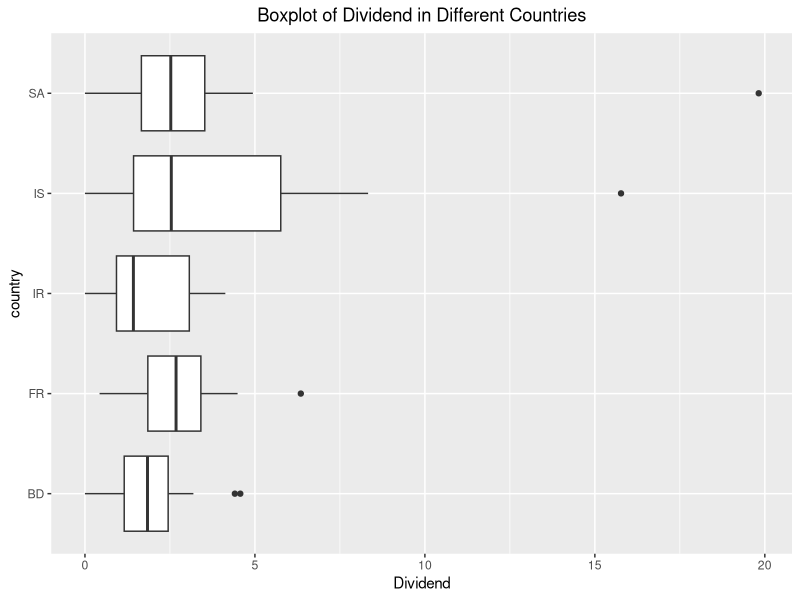
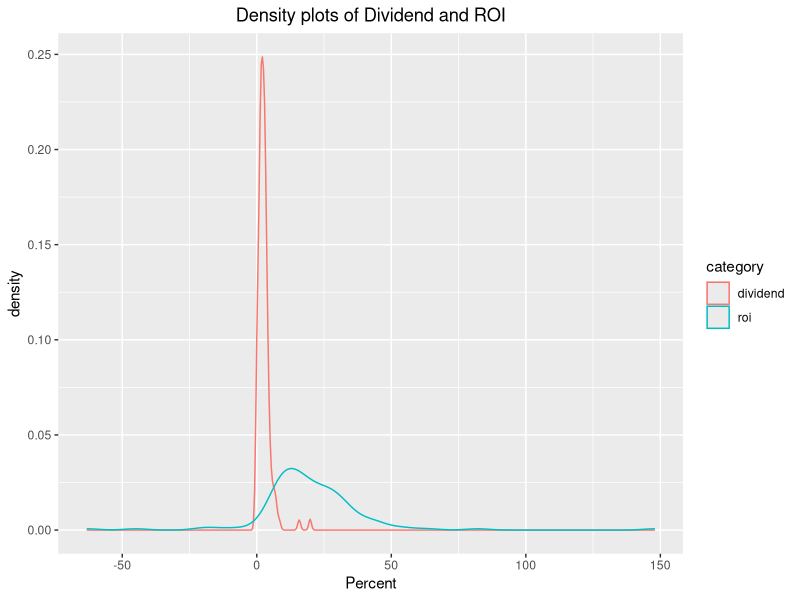
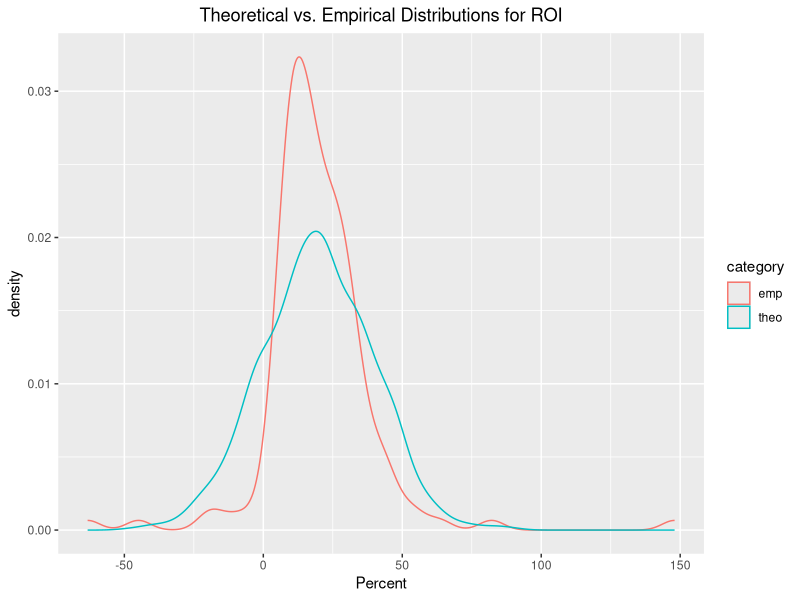
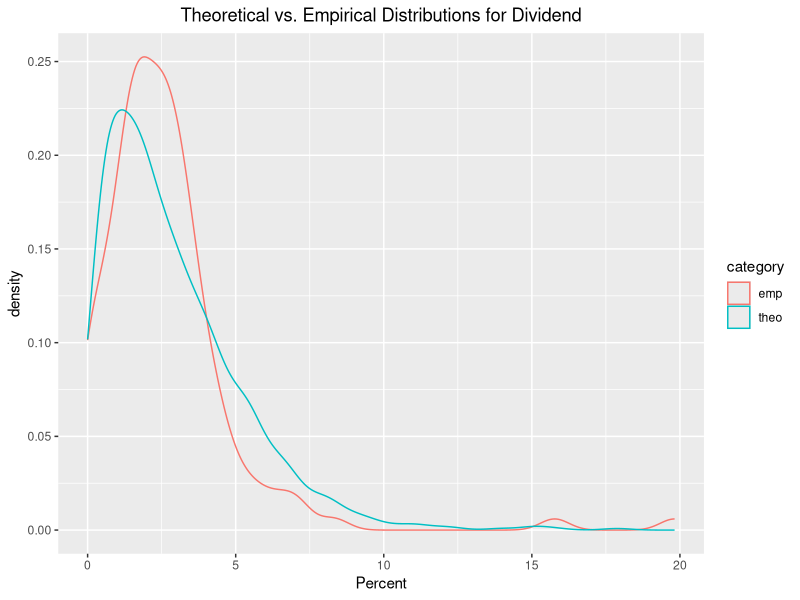
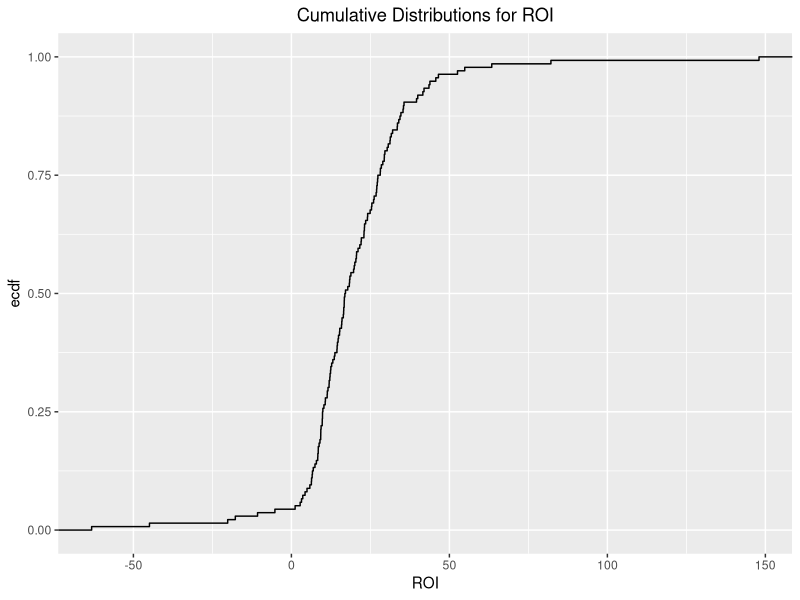
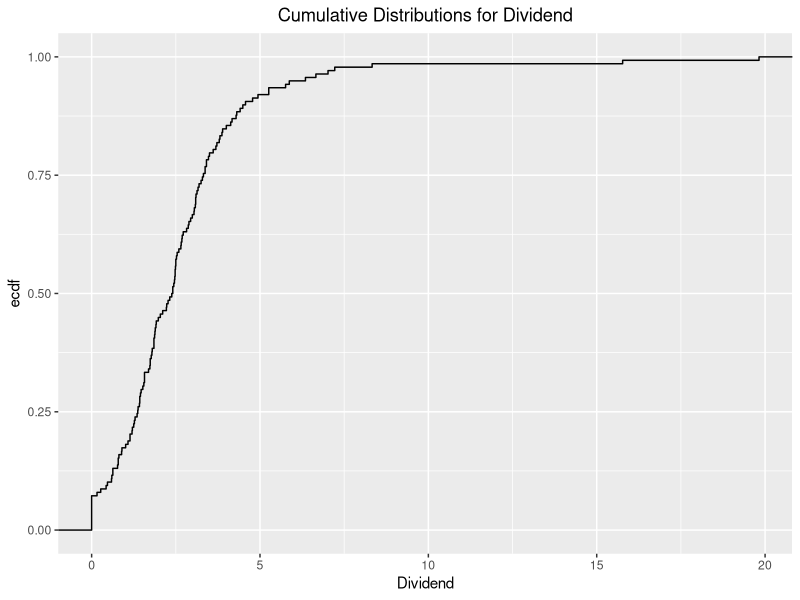
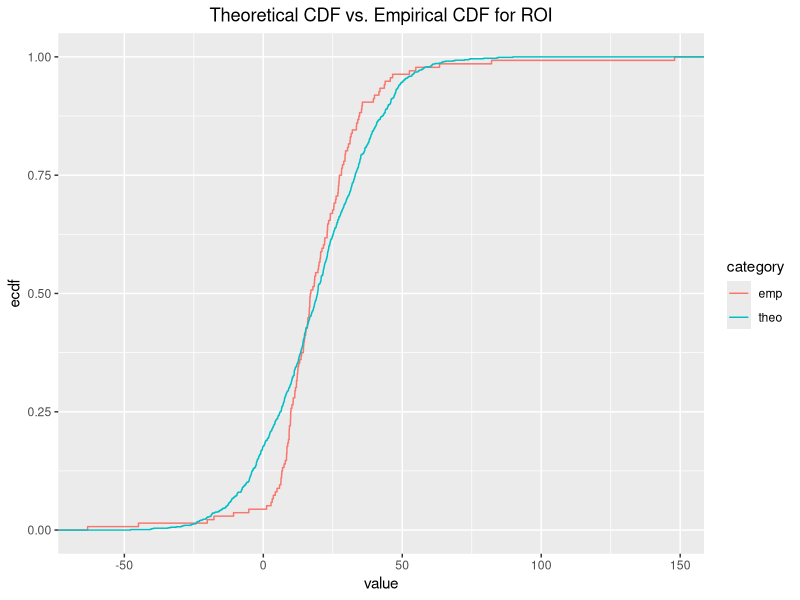
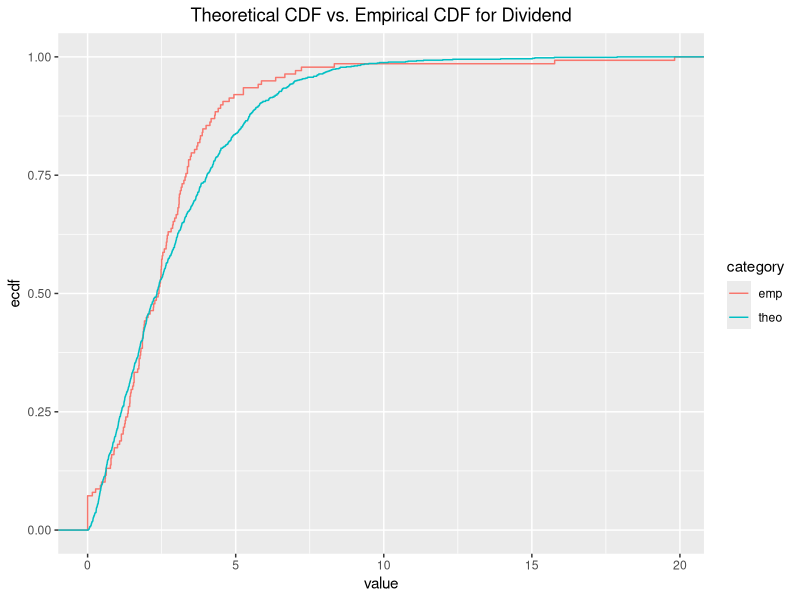

Recreate these plots in R, in order.
## ---- chunk 1
knitr::opts_chunk$set(echo = TRUE, comment = "", fig.align = 'center', fig.height = 3, fig.width = 6, message = FALSE, warning = FALSE)
## ---- chunk 2
# import required packages
library(magrittr) # pipeline operator
library(dplyr) # data manipulation
library(tidyr) # data manipulation
library(ggplot2) # plot
## ---- chunk 3
# read data
companies <- read.table("data/Companies.txt", 
                        sep = "\t", header = TRUE, stringsAsFactors = FALSE)
## ---- chunk 4
ggplot(data = companies) + 
    geom_boxplot(aes(x = country, y = dividend), na.rm = TRUE) +
    coord_flip() + 
    labs(title = "Boxplot of Dividend in Different Countries", y = "Dividend") +
    theme(plot.title = element_text(hjust = 0.5))
## ---- chunk 5
companies %>% 
    select(dividend, roi) %>% 
    gather(category) %>% 
    ggplot() + 
        geom_density(aes(x = value, color = category)) +
        labs(title = "Density plots of Dividend and ROI", x = "Percent") +
    theme(plot.title = element_text(hjust = 0.5))
## ---- chunk 6
mean(companies$roi, na.rm = TRUE)
## ---- chunk 7
sd(companies$roi, na.rm = TRUE)
## ---- chunk 8
set.seed(42)

normal <- rnorm(n = 1000, mean(companies$roi, na.rm = TRUE),
                sd(companies$roi, na.rm = TRUE))
df_roi <- rbind(data.frame(category = "theo", value = normal), 
      data.frame(category = "emp", value = companies$roi))

ggplot(data = df_roi) +
    geom_density(aes(x = value, color = category))  +
    labs(title = "Theoretical vs. Empirical Distributions for ROI", x = "Percent") +
    theme(plot.title = element_text(hjust = 0.5))
## ---- chunk 9
mean(companies$dividend, na.rm = TRUE)
## ---- chunk 10
sd(companies$dividend, na.rm = TRUE)
## ---- chunk 11
set.seed(42)
chisq <- rchisq(1000, df = round(mean(companies$dividend, na.rm = TRUE)))

df_dividend <- rbind(data.frame(category = "theo", value = chisq), 
      data.frame(category = "emp", value = companies$dividend)) 
ggplot(data = df_dividend) +
    geom_density(aes(x = value, color = category)) +
    labs(title = "Theoretical vs. Empirical Distributions for Dividend", x = "Percent") +
    theme(plot.title = element_text(hjust = 0.5))
## ---- chunk 12
ggplot(data = companies) +
    stat_ecdf(aes(x = roi)) +
    labs(title = "Cumulative Distributions for ROI", x = "ROI") +
    theme(plot.title = element_text(hjust = 0.5))
## ---- chunk 13
ggplot(data = companies) +
    stat_ecdf(aes(x = dividend)) +
    labs(title = "Cumulative Distributions for Dividend", x = "Dividend") +
    theme(plot.title = element_text(hjust = 0.5))
## ---- chunk 14
ggplot(df_roi) +
    stat_ecdf(aes(x = value, color = category)) + 
    ggtitle("Theoretical CDF vs. Empirical CDF for ROI") +
    theme(plot.title = element_text(hjust = 0.5))
## ---- chunk 15
ggplot(df_dividend) +
    stat_ecdf(aes(x = value, color = category)) + 
    ggtitle("Theoretical CDF vs. Empirical CDF for Dividend") +
    theme(plot.title = element_text(hjust = 0.5))
## ---- chunk 16
ggplot(data = companies) +
    geom_point(aes(x = volatility, y = pricechange)) +
    labs(title = "Volatility vs. Price Change", x = "Volatility", y = "Price Change") +
    theme(plot.title = element_text(hjust = 0.5))
## ---- chunk 17
cor(companies$pricechange, companies$volatility)
## ---- chunk 18
# remove points whose volatility is greater than 12
d <- companies[!companies$volatility > 12, ]

ggplot(data = d) +
    geom_point(aes(x = volatility, y = pricechange)) +
    labs(title = "Volatility vs. Pricechange (Outliers Removed)", 
         x = "Volatility", y = "Price Change") +
    theme(plot.title = element_text(hjust = 0.5))
## ---- chunk 19
cor(d$pricechange, d$volatility)
## ---- chunk 20
ggplot(data = companies) + 
    geom_point(aes(x = pricechange, y = dividend)) +
    labs(title = "Price Change vs. Dividend", x = "Price Change", y = "Dividend") +
    theme(plot.title = element_text(hjust = 0.5))
## ---- chunk 21
cor(companies$pricechange, companies$dividend, use = "complete.obs")
## ---- chunk 22
cor(companies$pricechange, companies$dividend, use = "complete.obs", method = "kendall")
## ---- chunk 23
cor(companies$pricechange, companies$dividend, use = "complete.obs", method = "spearman")
## ---- chunk 24
d <- companies[!(companies$dividend > 15 | 
                     companies$pricechange > 140), ]

ggplot(data = d) + 
    geom_point(aes(x = pricechange, y = dividend)) +
    labs(title = "Price Change vs. Dividend (Outliers Removed)", 
         x = "Price Change", y = "Dividend") +
    theme(plot.title = element_text(hjust = 0.5))
## ---- chunk 25
companies[(companies$dividend > 15 & 
               !is.na(companies$dividend) | companies$pricechange > 140 ), "name"]
## ---- chunk 26
cor(d$pricechange, d$dividend, use = "complete.obs")
